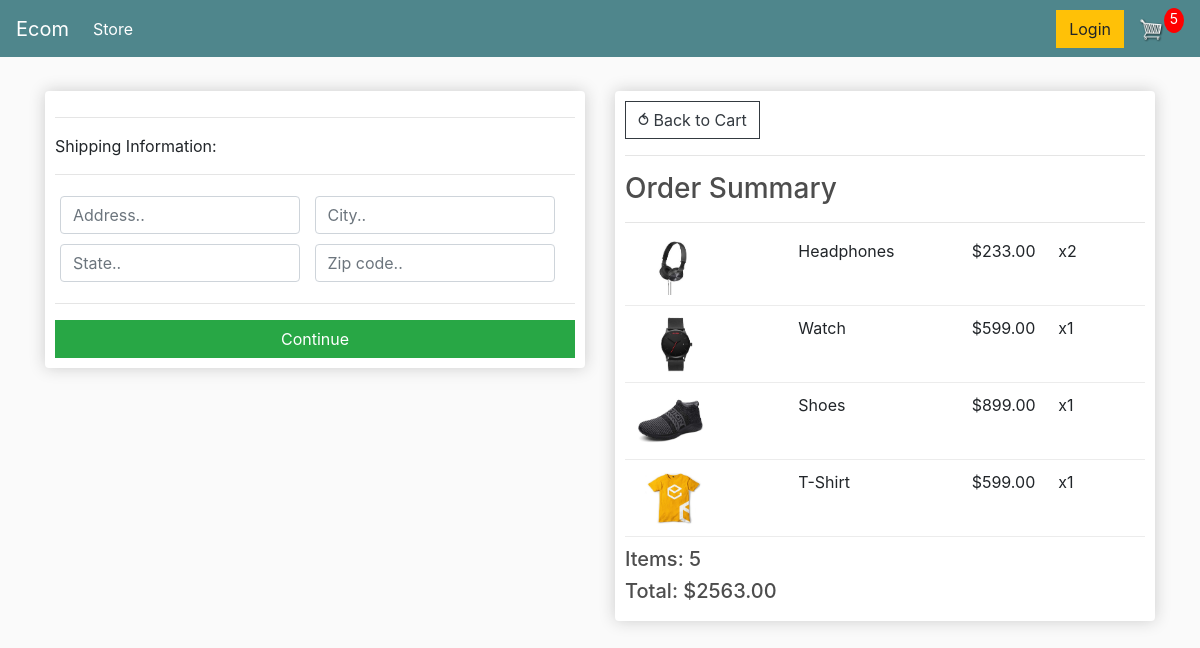
Screenshot of /checkout/ (signed in) with the database file from the repository.
### store/models.py (models this page shows, shortened)
class OrderItem(models.Model):
     product=models.ForeignKey(Product, on_delete=models.SET_NULL,null=True)
     order=models.ForeignKey(Order, on_delete=models.SET_NULL, null=True)
     quantity=models.IntegerField(default=0, null=True, blank=True)
     date_added=models.DateTimeField(auto_now_add=True)
     @property
     def get_total(self):
         total=self.product.price* self.quantity
         return total

class Product(models.Model):
    name=models.CharField(max_length=200)
    price=models.DecimalField(max_digits=5,decimal_places=2)
    digital=models.BooleanField(default=False, null=True,blank=True)
    image=models.ImageField(null=True,blank=True)
    @property
    def imageURL(self):
        try:
            url=self.image.url
        except:
            url=''
        return url

class Order(models.Model):
    customer=models.ForeignKey(Customer, on_delete=models.SET_NULL, null=True, blank=True)
    date_ordered=models.DateTimeField(auto_now_add=True)
    complete=models.BooleanField(default=False)
    transaction_id=models.CharField(max_length=100, null=True)
    @property
    def shipping(self):
        shipping=False
        orderItems=self.orderitem_set.all()
        for i in orderItems:
            if i.product.digital==False:
                shipping=True
            return shipping
    @property
    def get_cart_total(self):
        orderitems=self.orderitem_set.all()
        total=sum([item.get_total for item in orderitems])
        return total
    @property
    def get_cart_items(self):
        orderitems=self.orderitem_set.all()
        total=sum([item.quantity for item in orderitems])
        return total

### store/views.py (the view)
# urls.py: path('checkout/', views.checkout, name="checkout"),
def checkout(request):
    data=cartData(request)
    items=data['items']
    order=data['order']
    cartItems=data['cartItems']
    context={'items':items,'order':order,'cartItems':cartItems}
    return render(request,'store/checkout.html',context)

### store/utils.py (called while the page is built)
def cartData(request):
    if request.user.is_authenticated:
        customer=request.user.customer
        order, created=Order.objects.get_or_create(customer=customer,complete=False)
        items=order.orderitem_set.all()
        cartItems=order.get_cart_items
    else:
       cookieData=cookieCart(request)
       cartItems=cookieData['cartItems']
       order=cookieData['order']
       items=cookieData['items']
    return{'items':items,'order':order,'cartItems':cartItems}

### store/templates/store/checkout.html (shortened to what this page needs)
{% extends 'store/main.html' %} {% load static %} {% block content %}
<div class="row">
    <div class="col-lg-6">
        <div class="box-element" id="form-wrapper">
            <form action="" id="form">
                <div id="shipping-info">
                    <hr>
                    <p>Shipping Information:</p>
                    <hr>
                    <div class="form-field">
                        <input class="form-control" type="text" name="address" placeholder="Address..">
                    </div>
                    <div class="form-field">
                        <input class="form-control" type="text" name="city" placeholder="City..">
                    </div>
                    <div class="form-field">
                        <input class="form-control" type="text" name="state" placeholder="State..">
                    </div>
                    <div class="form-field">
                        <input class="form-control" type="text" name="zipcode" placeholder="Zip code..">
                    </div>
                </div>
                <hr>
                <input id="form-button" class="btn btn-success btn-block" type="submit" value="Continue">
            </form>
        </div>
        <br>
    </div>
    <div class="col-lg-6">
        <div class="box-element">
            <a class="btn btn-outline-dark" href="{% url 'cart' %}">&#x2940; Back to Cart</a>
            <hr>
            <h3>Order Summary</h3>
            <hr> {% for item in items %}
            <div class="cart-row">
                <div style="flex:2"><img class="row-image" src="{{item.product.imageURL}}"></div>
                <div style="flex:2">
                    <p>{{item.product.name}}</p>
                </div>
                <div style="flex:1">
                    <p>${{item.product.price}}</p>
                </div>
                <div style="flex:1">
                    <p>x{{item.quantity}}</p>
                </div>
            </div>
            {% endfor %}
            <h5>Items: {{order.get_cart_items}}</h5>
            <h5>Total: ${{order.get_cart_total|floatformat:2}}</h5>
        </div>
    </div>
</div>
{% endblock content %}

### static/css/main.css (style rules this page uses)
body { background-color: hsl(0, 0%, 98%); }
h1, h2, h3, h4, h5, h6 { color: hsl(0, 0%, 30%); }
.box-element { box-shadow: hsl(0, 0%, 80%) 0 0 16px; background-color: #fff; border-radius: 4px; padding: 10px; }
.col-lg-4, .col-lg-6, .col-lg-8, .col-lg-12 { margin-top: 10px; }
.btn { border-radius: 0; }
.row-image { width: 100px; }
.form-field { width: 250px; display: inline-block; padding: 5px; }
.cart-row { display: flex; align-items: flex-stretch; padding-bottom: 10px; margin-bottom: 10px; border-bottom: 1px solid #ececec; }

### rows the page displays
OrderItem: product.imageURL (picture), product.name "Headphones", product.price "233.00", quantity "2"
OrderItem: product.imageURL (picture), product.name "Watch", product.price "599.00", quantity "1"
OrderItem: product.imageURL (picture), product.name "Shoes", product.price "899.00", quantity "1"
OrderItem: product.imageURL (picture), product.name "T-Shirt", product.price "599.00", quantity "1"
Order: get_cart_items "5", get_cart_total "2563.00"

### other values shown
{{ cartItems }} "5"
